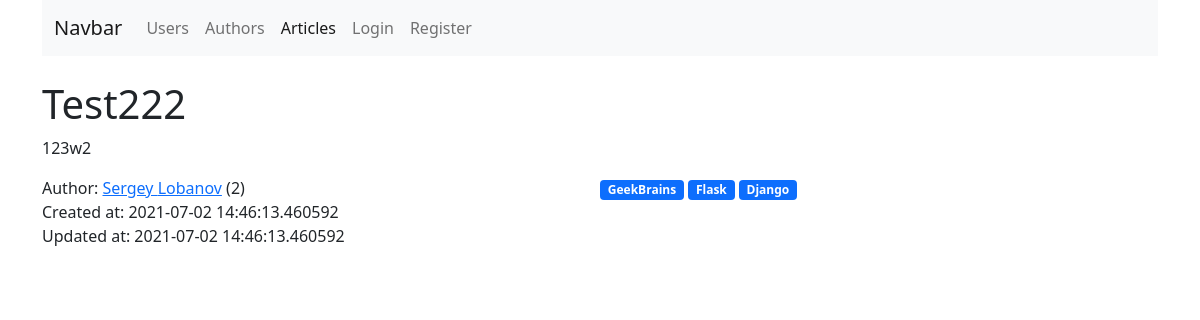
Page /articles/7 on the committed database.
### blog/models.py (models this page shows, shortened)
class Article(db.Model):
    __tablename__ = 'articles'
    id = db.Column(db.Integer, primary_key=True)
    author_id = db.Column(db.Integer, ForeignKey('authors.id'), nullable=False)
    title = db.Column(db.String(255))
    text = db.Column(db.Text)
    created_at = db.Column(db.DateTime, default=datetime.utcnow)
    updated_at = db.Column(db.DateTime, default=datetime.utcnow, onupdate=datetime.utcnow)
    author = relationship('Author', back_populates='articles')
    tags = relationship('Tag', secondary=article_tag_associations_table, back_populates='articles')

class User(db.Model, UserMixin):
    __tablename__ = 'users'
    id = db.Column(db.Integer, primary_key=True)
    email = db.Column(db.String(255), unique=True)
    password = db.Column(db.String(255))
    first_name = db.Column(db.String(255))
    last_name = db.Column(db.String(255))
    is_staff = db.Column(db.Boolean, default=False, nullable=False)
    author = relationship('Author', uselist=False, back_populates='user')

class Author(db.Model):
    __tablename__ = 'authors'
    id = db.Column(db.Integer, primary_key=True)
    user_id = db.Column(db.Integer, ForeignKey('users.id'), nullable=False)
    user = relationship('User', back_populates='author')
    articles = relationship('Article', back_populates='author')

class Tag(db.Model):
    __tablename__ = 'tags'
    id = db.Column(db.Integer, primary_key=True)
    name = db.Column(db.String(255), nullable=False)
    articles = relationship('Article', secondary=article_tag_associations_table, back_populates='tags')

### blog/articles/views.py (the view)
@article.route('/<int:article_id>', methods=['GET'])
def get_article(article_id: int):
    _article: Article = Article.query.filter_by(
        id=article_id
    ).options(
        joinedload(Article.tags)
    ).one_or_none()
    if _article is None:
        raise NotFound
    return render_template(
        'articles/article.html',
        article=_article,
    )

### blog/templates/articles/article.html (shortened to what this page needs)
{% extends 'base.html' %}
{% block content %}
    <div class="mt-4">
        <h1>{{ article.title|title }}</h1>
        <p>{{ article.text }}</p>
        <div class="d-flex">
            <div class="col-6">
                <div>Author: <a
                        href="{{ url_for('user.profile', pk=article.author.user.id) }}">{{ article.author.user.first_name }} {{ article.author.user.last_name }}</a>
                    ({{ article.author.id }})
                </div>
                <div>Created at: {{ article.created_at }}</div>
                <div>Updated at: {{ article.updated_at }}</div>
            </div>
            <div class="col-6">
                {% for tag in article.tags %}
                    <span class="badge bg-primary "><a class="text-decoration-none text-white" href="
                            {{ url_for('article.get_article_by_tag_name', tag_name=tag.name) }}">{{ tag.name }}</a></span>
                {% endfor %}
            </div>
        </div>
    </div>
{% endblock %}

### rows in the picture
Article: title "Test222", text "123w2", created_at "2021-07-02 14:46:13.460592", updated_at "2021-07-02 14:46:13.460592"
User: author.user.first_name "Sergey", author.user.last_name "Lobanov"
Author: author.id "2"
Tag: name "GeekBrains"
Tag: name "Flask"
Tag: name "Django"
